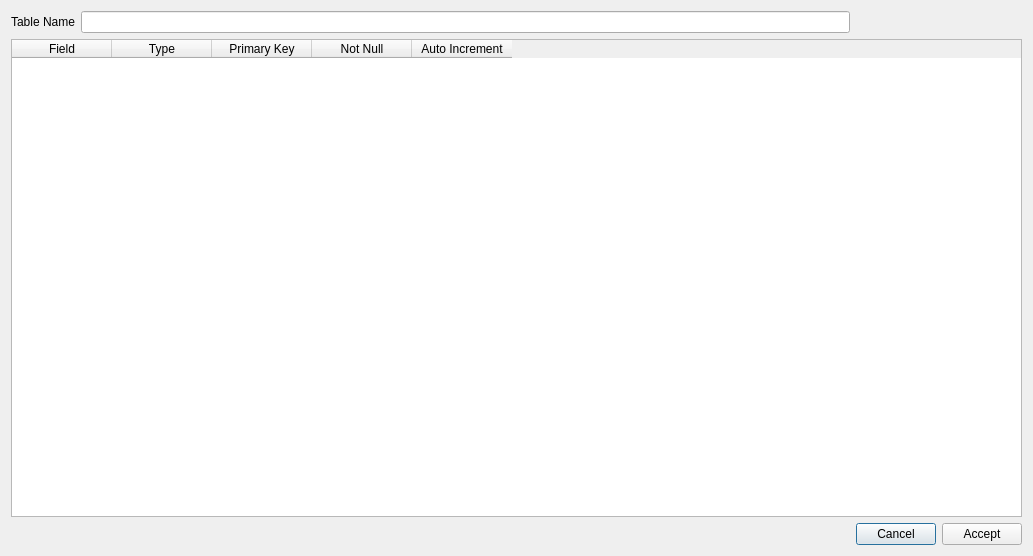
<?xml version="1.0" encoding="UTF-8"?>
<ui version="4.0">
 <class>newTableDialog</class>
 <widget class="QDialog" name="newTableDialog">
  <property name="geometry">
   <rect>
    <x>0</x>
    <y>0</y>
    <width>1033</width>
    <height>556</height>
   </rect>
  </property>
  <property name="windowTitle">
   <string>New Table</string>
  </property>
  <layout class="QGridLayout" name="gridLayout">
   <item row="0" column="0">
    <layout class="QHBoxLayout" name="horizontalLayout_2">
     <item>
      <widget class="QLabel" name="label">
       <property name="text">
        <string>Table Name</string>
       </property>
      </widget>
     </item>
     <item>
      <widget class="QLineEdit" name="name"/>
     </item>
    </layout>
   </item>
   <item row="1" column="0" colspan="2">
    <widget class="QTableWidget" name="tableWidget">
     <property name="contextMenuPolicy">
      <enum>Qt::ActionsContextMenu</enum>
     </property>
     <column>
      <property name="text">
       <string>Field</string>
      </property>
     </column>
     <column>
      <property name="text">
       <string>Type</string>
      </property>
     </column>
     <column>
      <property name="text">
       <string>Primary Key</string>
      </property>
     </column>
     <column>
      <property name="text">
       <string>Not Null</string>
      </property>
     </column>
     <column>
      <property name="text">
       <string>Auto Increment</string>
      </property>
     </column>
    </widget>
   </item>
   <item row="2" column="1">
    <layout class="QHBoxLayout" name="horizontalLayout">
     <item>
      <widget class="QPushButton" name="Cancel">
       <property name="contextMenuPolicy">
        <enum>Qt::ActionsContextMenu</enum>
       </property>
       <property name="text">
        <string>Cancel</string>
       </property>
      </widget>
     </item>
     <item>
      <widget class="QPushButton" name="Accept">
       <property name="text">
        <string>Accept</string>
       </property>
      </widget>
     </item>
    </layout>
   </item>
   <item row="2" column="0">
    <spacer name="horizontalSpacer">
     <property name="orientation">
      <enum>Qt::Horizontal</enum>
     </property>
     <property name="sizeHint" stdset="0">
      <size>
       <width>40</width>
       <height>20</height>
      </size>
     </property>
    </spacer>
   </item>
  </layout>
 </widget>
 <resources/>
 <connections/>
</ui>
